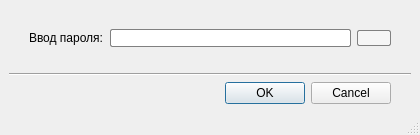
<?xml version="1.0" encoding="UTF-8"?>
<ui version="4.0">
 <class>PasswordCheckerApp</class>
 <widget class="QMainWindow" name="PasswordCheckerApp">
  <property name="geometry">
   <rect>
    <x>0</x>
    <y>0</y>
    <width>420</width>
    <height>135</height>
   </rect>
  </property>
  <property name="minimumSize">
   <size>
    <width>420</width>
    <height>135</height>
   </size>
  </property>
  <property name="maximumSize">
   <size>
    <width>420</width>
    <height>135</height>
   </size>
  </property>
  <property name="windowTitle">
   <string>Мастер-пароль</string>
  </property>
  <property name="windowIcon">
   <iconset>
    <normaloff>../icons/logo.png</normaloff>../icons/logo.png</iconset>
  </property>
  <widget class="QWidget" name="centralwidget">
   <layout class="QVBoxLayout" name="verticalLayout">
    <item>
     <spacer name="verticalSpacer">
      <property name="orientation">
       <enum>Qt::Vertical</enum>
      </property>
      <property name="sizeHint" stdset="0">
       <size>
        <width>20</width>
        <height>40</height>
       </size>
      </property>
     </spacer>
    </item>
    <item>
     <spacer name="verticalSpacer_7">
      <property name="orientation">
       <enum>Qt::Vertical</enum>
      </property>
      <property name="sizeHint" stdset="0">
       <size>
        <width>20</width>
        <height>40</height>
       </size>
      </property>
     </spacer>
    </item>
    <item>
     <layout class="QVBoxLayout" name="verticalLayout_3">
      <item>
       <spacer name="verticalSpacer_8">
        <property name="orientation">
         <enum>Qt::Vertical</enum>
        </property>
        <property name="sizeHint" stdset="0">
         <size>
          <width>20</width>
          <height>40</height>
         </size>
        </property>
       </spacer>
      </item>
      <item>
       <layout class="QHBoxLayout" name="horizontalLayout_2">
        <item>
         <spacer name="verticalSpacer_6">
          <property name="orientation">
           <enum>Qt::Vertical</enum>
          </property>
          <property name="sizeHint" stdset="0">
           <size>
            <width>20</width>
            <height>40</height>
           </size>
          </property>
         </spacer>
        </item>
        <item>
         <widget class="QLabel" name="password_label">
          <property name="text">
           <string>Ввод пароля:</string>
          </property>
         </widget>
        </item>
        <item>
         <widget class="QLineEdit" name="passwordEdit">
          <property name="minimumSize">
           <size>
            <width>200</width>
            <height>0</height>
           </size>
          </property>
          <property name="styleSheet">
           <string notr="true">border : 1px solid gray; border-radius : 2px; padding-left: 5px;</string>
          </property>
         </widget>
        </item>
        <item>
         <widget class="QPushButton" name="showPasswordButton">
          <property name="styleSheet">
           <string notr="true">QPushButton {
            border : 1px solid gray; border-radius : 2px;
			background-color: rgb(245, 245, 245);
        }
        QPushButton:hover {
            background-color: rgb(250, 250, 250);
        }
</string>
          </property>
          <property name="text">
           <string/>
          </property>
          <property name="icon">
           <iconset>
            <normaloff>../icons/closed_eye.png</normaloff>../icons/closed_eye.png</iconset>
          </property>
         </widget>
        </item>
        <item>
         <spacer name="verticalSpacer_5">
          <property name="orientation">
           <enum>Qt::Vertical</enum>
          </property>
          <property name="sizeHint" stdset="0">
           <size>
            <width>20</width>
            <height>40</height>
           </size>
          </property>
         </spacer>
        </item>
       </layout>
      </item>
      <item>
       <spacer name="verticalSpacer_3">
        <property name="orientation">
         <enum>Qt::Vertical</enum>
        </property>
        <property name="sizeHint" stdset="0">
         <size>
          <width>20</width>
          <height>40</height>
         </size>
        </property>
       </spacer>
      </item>
      <item>
       <widget class="Line" name="line">
        <property name="orientation">
         <enum>Qt::Horizontal</enum>
        </property>
       </widget>
      </item>
      <item>
       <layout class="QHBoxLayout" name="horizontalLayout">
        <item>
         <spacer name="horizontalSpacer">
          <property name="orientation">
           <enum>Qt::Horizontal</enum>
          </property>
          <property name="sizeHint" stdset="0">
           <size>
            <width>40</width>
            <height>20</height>
           </size>
          </property>
         </spacer>
        </item>
        <item>
         <widget class="QDialogButtonBox" name="buttonBox">
          <property name="locale">
           <locale language="Russian" country="Russia"/>
          </property>
          <property name="standardButtons">
           <set>QDialogButtonBox::Cancel|QDialogButtonBox::Ok</set>
          </property>
         </widget>
        </item>
        <item>
         <spacer name="verticalSpacer_2">
          <property name="orientation">
           <enum>Qt::Vertical</enum>
          </property>
          <property name="sizeHint" stdset="0">
           <size>
            <width>20</width>
            <height>40</height>
           </size>
          </property>
         </spacer>
        </item>
       </layout>
      </item>
     </layout>
    </item>
    <item>
     <spacer name="verticalSpacer_4">
      <property name="orientation">
       <enum>Qt::Vertical</enum>
      </property>
      <property name="sizeHint" stdset="0">
       <size>
        <width>20</width>
        <height>40</height>
       </size>
      </property>
     </spacer>
    </item>
   </layout>
  </widget>
  <widget class="QStatusBar" name="statusBar"/>
 </widget>
 <resources/>
 <connections/>
</ui>
